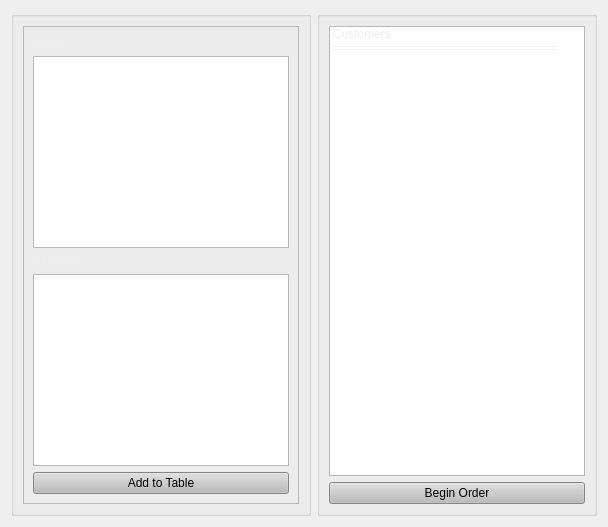
      <widget class="QWidget" name="Table">
       <attribute name="title">
        <string>Table</string>
       </attribute>
       <layout class="QHBoxLayout" name="horizontalLayout_7">
        <item>
         <widget class="QGroupBox" name="groupBox_8">
          <property name="sizePolicy">
           <sizepolicy hsizetype="Preferred" vsizetype="Preferred">
            <horstretch>0</horstretch>
            <verstretch>0</verstretch>
           </sizepolicy>
          </property>
          <property name="title">
           <string/>
          </property>
          <layout class="QVBoxLayout" name="verticalLayout_5">
           <item>
            <widget class="QFrame" name="frame_7">
             <property name="frameShape">
              <enum>QFrame::StyledPanel</enum>
             </property>
             <property name="frameShadow">
              <enum>QFrame::Raised</enum>
             </property>
             <layout class="QVBoxLayout" name="verticalLayout_6">
              <item>
               <widget class="QLabel" name="label">
                <property name="sizePolicy">
                 <sizepolicy hsizetype="Minimum" vsizetype="Minimum">
                  <horstretch>0</horstretch>
                  <verstretch>0</verstretch>
                 </sizepolicy>
                </property>
                <property name="styleSheet">
                 <string notr="true">font: 57 20pt &quot;Counter-Strike&quot;;</string>
                </property>
                <property name="text">
                 <string>&lt;html&gt;&lt;head/&gt;&lt;body&gt;&lt;p&gt;&lt;span style=&quot; color:#eeeeec;&quot;&gt;Name&lt;/span&gt;&lt;/p&gt;&lt;/body&gt;&lt;/html&gt;</string>
                </property>
               </widget>
              </item>
              <item>
               <widget class="QTextEdit" name="nameInput">
                <property name="sizePolicy">
                 <sizepolicy hsizetype="Minimum" vsizetype="Expanding">
                  <horstretch>0</horstretch>
                  <verstretch>0</verstretch>
                 </sizepolicy>
                </property>
                <property name="styleSheet">
                 <string notr="true">font: 57 28pt &quot;Counter-Strike&quot;;
color: rgb(238, 238, 236);</string>
                </property>
               </widget>
              </item>
              <item>
               <widget class="QLabel" name="label_2">
                <property name="sizePolicy">
                 <sizepolicy hsizetype="Minimum" vsizetype="Preferred">
                  <horstretch>0</horstretch>
                  <verstretch>0</verstretch>
                 </sizepolicy>
                </property>
                <property name="styleSheet">
                 <string notr="true">font: 57 20pt &quot;Counter-Strike&quot;;</string>
                </property>
                <property name="text">
                 <string>&lt;html&gt;&lt;head/&gt;&lt;body&gt;&lt;p&gt;&lt;span style=&quot; color:#eeeeec;&quot;&gt;Allergies&lt;/span&gt;&lt;/p&gt;&lt;/body&gt;&lt;/html&gt;</string>
                </property>
               </widget>
              </item>
              <item>
               <widget class="QTextEdit" name="allergyInput">
                <property name="sizePolicy">
                 <sizepolicy hsizetype="Minimum" vsizetype="Expanding">
                  <horstretch>0</horstretch>
                  <verstretch>0</verstretch>
                 </sizepolicy>
                </property>
                <property name="styleSheet">
                 <string notr="true">font: 57 28pt &quot;Counter-Strike&quot;;
color: rgb(238, 238, 236);</string>
                </property>
               </widget>
              </item>
              <item>
               <widget class="QPushButton" name="addToTableButton">
                <property name="styleSheet">
                 <string notr="true">background-color: rgb(188, 188, 188);
font: 57 20pt &quot;Counter-Strike&quot;;</string>
                </property>
                <property name="text">
                 <string>Add to Table</string>
                </property>
               </widget>
              </item>
             </layout>
            </widget>
           </item>
          </layout>
         </widget>
        </item>
        <item>
         <widget class="QGroupBox" name="groupBox_7">
          <property name="sizePolicy">
           <sizepolicy hsizetype="Preferred" vsizetype="Preferred">
            <horstretch>0</horstretch>
            <verstretch>0</verstretch>
           </sizepolicy>
          </property>
          <property name="title">
           <string/>
          </property>
          <layout class="QVBoxLayout" name="verticalLayout_10">
           <item>
            <widget class="QListWidget" name="tableList">
             <property name="sizePolicy">
              <sizepolicy hsizetype="Preferred" vsizetype="Preferred">
               <horstretch>0</horstretch>
               <verstretch>0</verstretch>
              </sizepolicy>
             </property>
             <property name="styleSheet">
              <string notr="true">font: 57 28pt &quot;Counter-Strike&quot;;
color: rgb(238, 238, 236);</string>
             </property>
             <item>
              <property name="text">
               <string>Customers</string>
              </property>
             </item>
             <item>
              <property name="text">
               <string>================================</string>
              </property>
             </item>
            </widget>
           </item>
           <item>
            <widget class="QPushButton" name="beginOrderButton">
             <property name="styleSheet">
              <string notr="true">background-color: rgb(188, 188, 188);
font: 57 20pt &quot;Counter-Strike&quot;;</string>
             </property>
             <property name="text">
              <string>Begin Order</string>
             </property>
            </widget>
           </item>
          </layout>
         </widget>
        </item>
       </layout>
      </widget>
